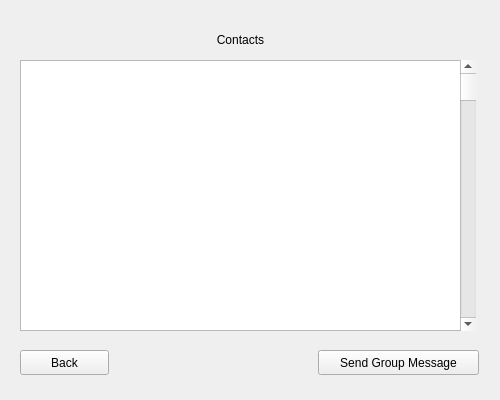
<?xml version="1.0" encoding="UTF-8"?>
<ui version="4.0">
 <class>ContactsWindow</class>
 <widget class="QWidget" name="ContactsWindow">
  <property name="geometry">
   <rect>
    <x>0</x>
    <y>0</y>
    <width>500</width>
    <height>400</height>
   </rect>
  </property>
  <property name="windowTitle">
   <string>Form</string>
  </property>
  <widget class="QStackedWidget" name="stackedWidget">
   <property name="geometry">
    <rect>
     <x>0</x>
     <y>0</y>
     <width>500</width>
     <height>400</height>
    </rect>
   </property>
   <widget class="QWidget" name="page">
    <widget class="QLabel" name="ContactsTitle">
     <property name="geometry">
      <rect>
       <x>200</x>
       <y>30</y>
       <width>81</width>
       <height>20</height>
      </rect>
     </property>
     <property name="text">
      <string>Contacts</string>
     </property>
     <property name="alignment">
      <set>Qt::AlignCenter</set>
     </property>
    </widget>
    <widget class="QTextBrowser" name="ContactsDisplay">
     <property name="geometry">
      <rect>
       <x>20</x>
       <y>60</y>
       <width>441</width>
       <height>271</height>
      </rect>
     </property>
    </widget>
    <widget class="QScrollBar" name="ContactsScrollBar">
     <property name="geometry">
      <rect>
       <x>460</x>
       <y>60</y>
       <width>16</width>
       <height>271</height>
      </rect>
     </property>
     <property name="orientation">
      <enum>Qt::Vertical</enum>
     </property>
    </widget>
    <widget class="QPushButton" name="ContactsBackButton">
     <property name="geometry">
      <rect>
       <x>20</x>
       <y>350</y>
       <width>89</width>
       <height>25</height>
      </rect>
     </property>
     <property name="text">
      <string>Back</string>
     </property>
    </widget>
    <widget class="QPushButton" name="SendGMssgButton">
     <property name="geometry">
      <rect>
       <x>318</x>
       <y>350</y>
       <width>161</width>
       <height>25</height>
      </rect>
     </property>
     <property name="text">
      <string>Send Group Message</string>
     </property>
    </widget>
   </widget>
  </widget>
 </widget>
 <resources/>
 <connections/>
</ui>
